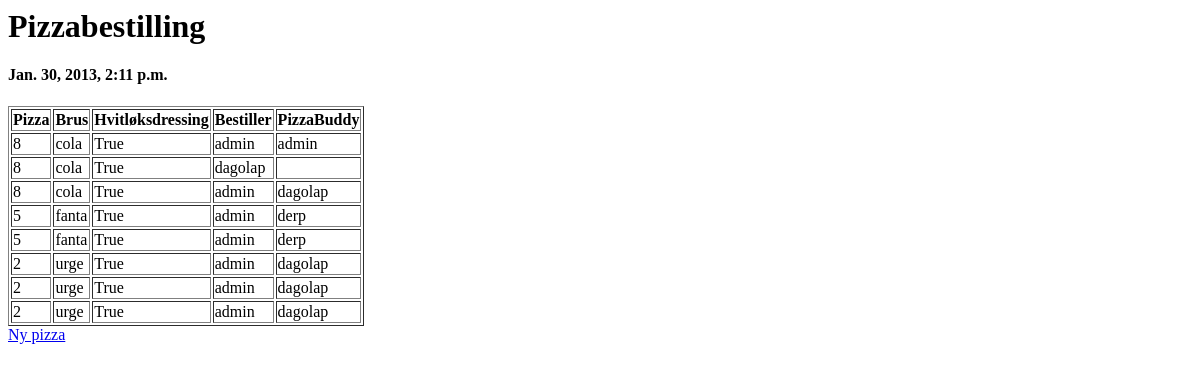
Page /pizza/ (signed in) on the earlier database version.
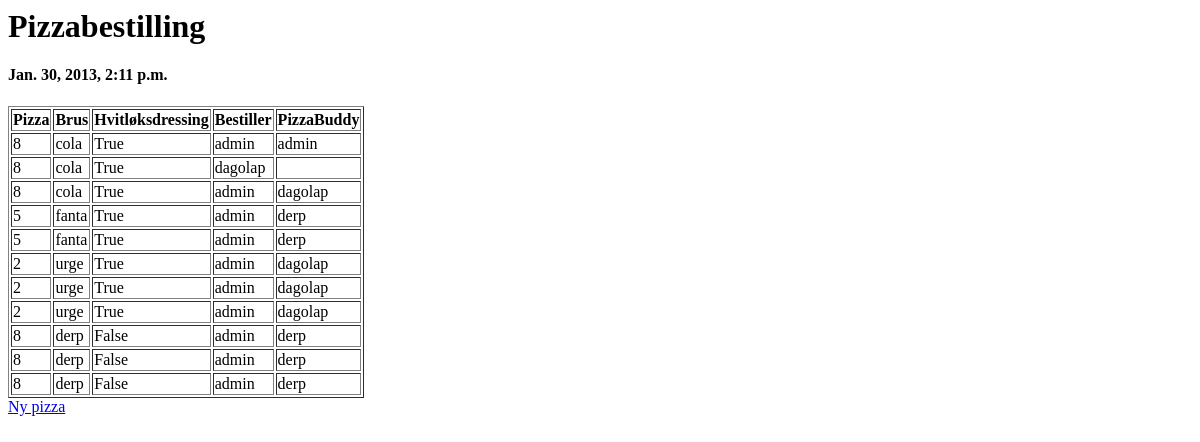
Same page on the later database version.
### pizzasystem/models.py (models this page shows, shortened)
class Order(models.Model):
    date = models.DateTimeField(_("dato"), auto_now_add=True, editable=False)
    total_sum = models.IntegerField(_("Sum"), max_length=4, default=0)
    def pizza_users(self):
        return Group.objects.get(name='pizza').user_set.all()
    class Meta:
        get_latest_by = 'date'

class Pizza(models.Model):
    order = models.ForeignKey(Order)
    user = models.ForeignKey(User, related_name="Owner")
    buddy = models.ForeignKey(User, related_name="Pizzabuddy", null=True)
    soda = models.CharField(_('brus'), blank=True, null=True, default='cola', max_length=25)
    dressing = models.BooleanField(_('hvitloksdressing'), default=True)
    pizza = models.IntegerField(_('pizzanummer'), max_length=2, default=8)
    class Meta:
        verbose_name = _('Pizza')
        verbose_name_plural = _('Pizzar')

### pizzasystem/views.py (the view)
def index(request):
    if(is_allowed(request)):
        order = Order.objects.all().latest()
        return render(request, 'pizzasystem/index.html', {'order' : order})
    return HttpResponse('Nope')

### pizzasystem/views.py (called while the page is built)
def is_allowed(request):
    allowed = Order.objects.all().latest().pizza_users()
    for user in allowed:
        if user == request.user:
            return True
    return False

### templates/pizzasystem/index.html
{% if order %}
    <h1>Pizzabestilling</h1>
    <h4>{{order.date}}</h4>
    <table border ="1">
    <tr>
    <th>Pizza</th>
    <th>Brus</th>
    <th>Hvitløksdressing</th>
    <th>Bestiller</th>
    <th>PizzaBuddy</th>
    </tr>
    {% for pizza in order.pizza_set.all %}
        <tr>
        <td>{{pizza.pizza}}</td>
        <td>{{pizza.soda}}</td>
        <td>{{pizza.dressing}}</td>
        <td>{{pizza.user.username}}</td>
        <td>{{pizza.buddy.username}}</td>
        </tr>
    {% endfor %}
    </table>
{% else %}
    <p>No orders available.</p>
{% endif %}
<a href="/pizza/newpizza/">Ny pizza</a>

Differences in the rows shown:
added Pizza: pizza "8", soda "derp", dressing "False", user.username "admin", buddy.username "derp"
added Pizza: pizza "8", soda "derp", dressing "False", user.username "admin", buddy.username "derp"
added Pizza: pizza "8", soda "derp", dressing "False", user.username "admin", buddy.username "derp"
